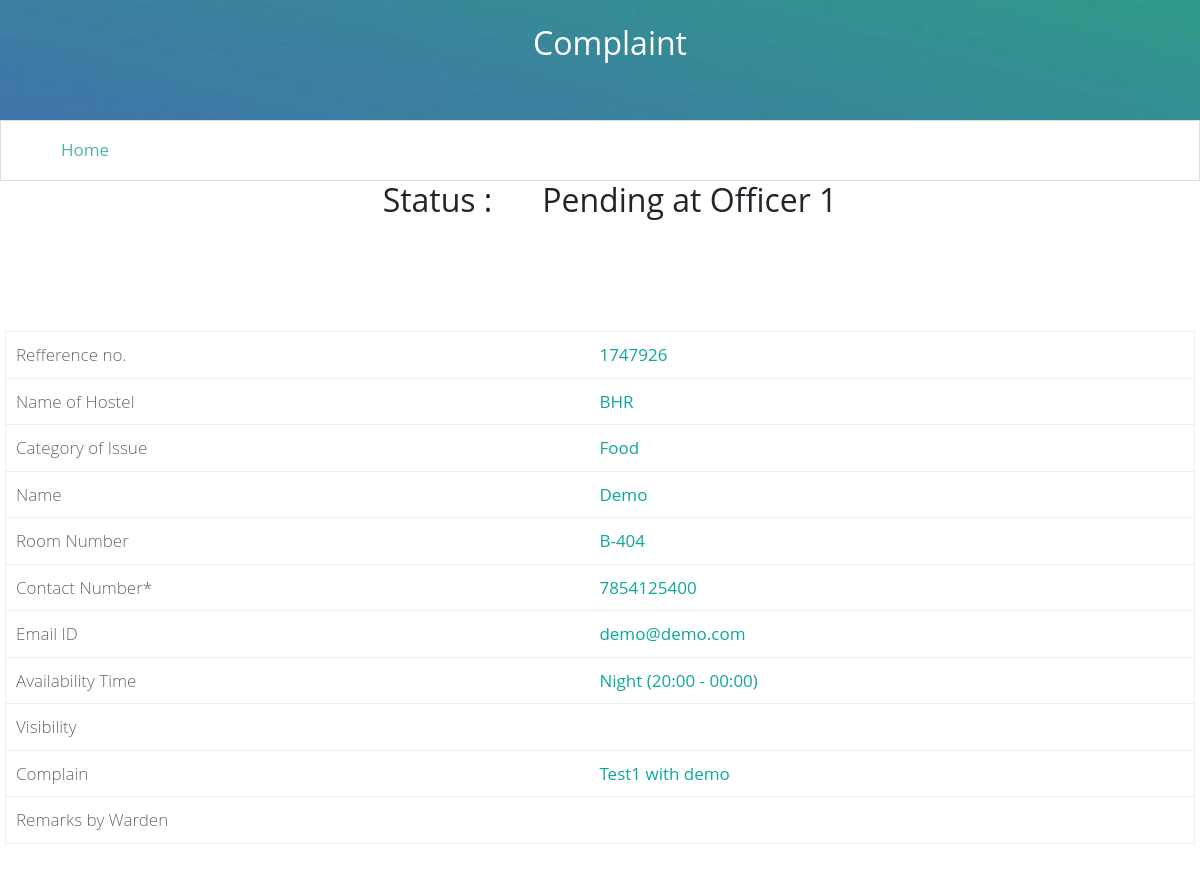
The app's page /status-view.php?ref=1747926, older data.
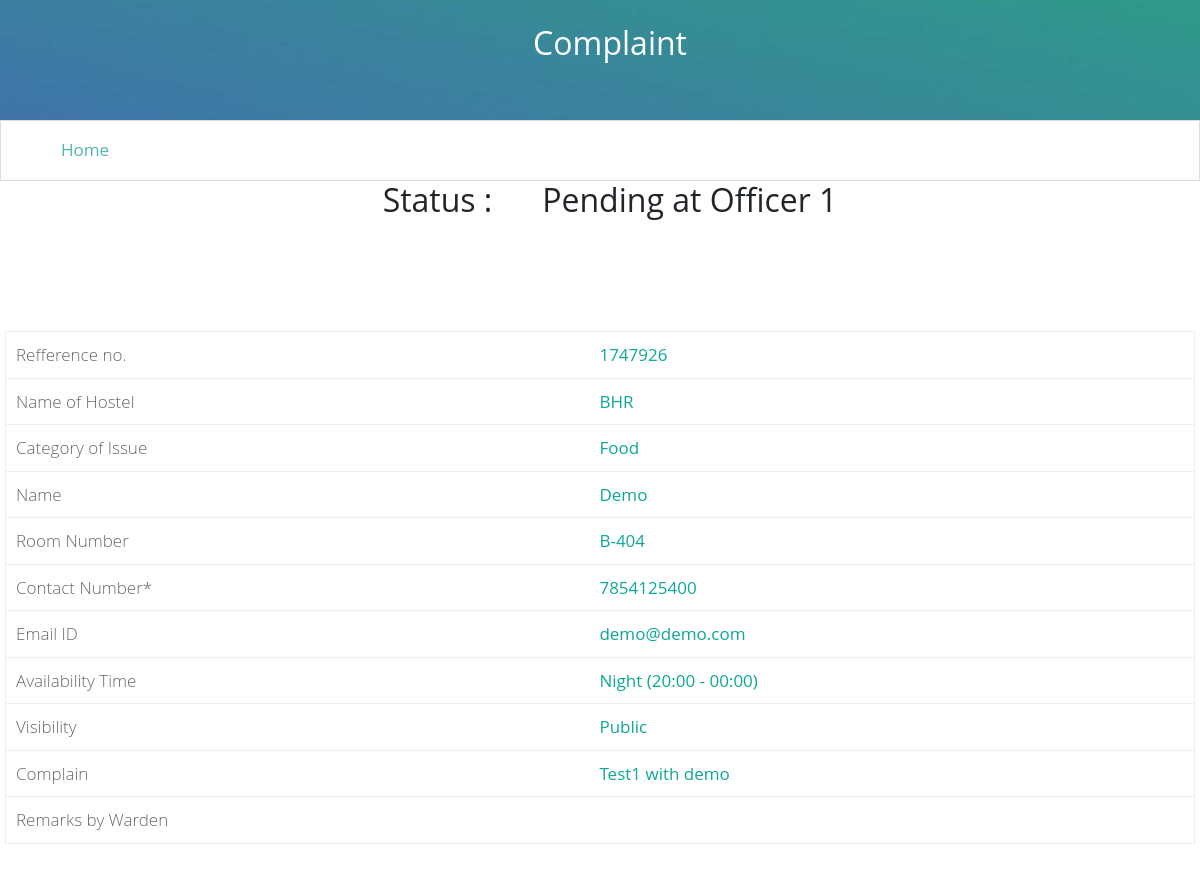
The same page, newer data.
### tables this page shows
CREATE TABLE `cmp_log` (
  `id` int(11) NOT NULL,
  `name` varchar(50) NOT NULL,
  `email` varchar(80) NOT NULL,
  `phone no` varchar(10) NOT NULL,
  `complain` varchar(300) NOT NULL,
  `ref_no` int(100) NOT NULL,
  `nameOfHostel` VARCHAR(100) NOT NULL ,
`CategoryOfIssue` VARCHAR(100) NOT NULL ,
`address` VARCHAR(100) NOT NULL ,
`availability` VARCHAR(100) NOT NULL, 
`remark` varchar(300) 
);

### status-view.php (the view, shortened to what this page needs)
<?php
require './core/config1.php';
$ref = $_GET['ref'];
?>
<!DOCTYPE html>
<html>
<head>
  <link href="https://cdn.jsdelivr.net/npm/bootstrap@5.2.1/dist/css/bootstrap.min.css" rel="stylesheet">
  <link rel="stylesheet" href="./files/css/custom.css">
</head>
<body>
  <div class="animated fadeIn">
    <div class="cover user text-center" style="height:120px;">
      <br>
      <h2>Complaint</h2>
    </div>
    <?php require 'nav-profile.php'; ?>
    <div class="panel-body" style="text-align:center;">
      <h2>Status : &nbsp;&nbsp;&nbsp;&nbsp;
        <?php
        $query2=mysqli_query($conn,"SELECT * FROM `stats` WHERE ref_no='$ref'");
        while( $arry2=mysqli_fetch_array($query2) ) {
          $status=$arry2['status'];
        }
        if($status==1){echo "Pending at Officer 1";}
        ?>
      </h2>
    </div>
    <div class="col-md-auto">
      <div class="col-lg-12 " style="padding-left:5px;padding-right:5px">
        <br><br><br><br>
        <table>
          <?php
          $query1=mysqli_query($conn,"SELECT * FROM `cmp_log` WHERE ref_no='$ref'");
          while( $arry=mysqli_fetch_array($query1) ) {
            $name = $arry['name'];
            $email = $arry['email'];
            $phone_no = $arry['phone no'];
            $hostelname = $arry['nameOfHostel'];
            $complain = $arry['complain'];
            $avail = $arry['availability'];
            $ref = $arry['ref_no'];
            $coi = $arry['CategoryOfIssue'];
            $room=$arry['address'];
            $vi=$arry['visibility'];
            $remarks=$arry['remark'];
          }
          echo "<tr> <td> <b> Refference no. </b> </td>";
          echo "     <td> " . $ref . "</td> </tr>";
          echo "<tr> <td> <b> Name of Hostel </b> </td>";
          echo "     <td> " . $hostelname . "</td> </tr>";
          echo "<tr> <td> <b> Category of Issue </b> </td>";
          echo "     <td> " . $coi . "</td> </tr>";
          echo "<tr> <td> <b> Name </b> </td>";
          echo "     <td> " . $name . "</td> </tr>";
          echo "<tr> <td> <b> Room Number </b> </td>";
          echo "     <td> " . $room . "</td> </tr>";
          echo "<tr> <td> <b> Contact Number* </b> </td>";
          echo "     <td> " . $phone_no . "</td> </tr>";
          echo "<tr> <td> <b> Email ID </b> </td>";
          echo "     <td> " . $email . "</td> </tr>";
          echo "<tr> <td> <b> Availability Time </b> </td>";
          echo "     <td> " . $avail . "</td> </tr>";
          echo "<tr> <td> <b> Visibility </b> </td>";
          echo "     <td style='color: ";
           echo "'> " . $vi. "</td> </tr>";
          echo "<tr> <td> <b> Complain </b> </td>";
          echo "     <td> " . $complain . "</td> </tr>";
          echo "<tr> <td> <b> Remarks by Warden </b> </td>";
          echo "     <td > " . $remarks . "</td> </tr>";
          ?>
        </table>
        <br><br>
      </div>
    </div>
  </div>
</body>
</html>

### nav-profile.php (shortened to what this page needs)
<div class="bar" style="padding-left:0%">
      <div class="btn-group nav-item">
        <button type="button" class="acc" data-toggle="dropdown" aria-haspopup="true" aria-expanded="false">
        </button>
        <a href="profile.php" style="padding-top:14.5px;">Home</a>
      </div>
</div>

### files/css/custom.css (style rules this page uses)
body { font-family:"Gotham A", Gotham, "Gotham SSm A", "Gotham SSm B", "Gotham SSm", "Proxima Nova", "Open Sans", "Helvetica Neue", Helvetica, Arial, sans-serif; font-weight: normal; }
a,a:hover,a:focus,a:visited { color:#4db6ac; text-decoration: none!important; outline: 0px!important; }
a:-webkit-any-link { text-decoration: none!important; }
button { border: 0px; }
.cover { width:100%; height: 260px; background: #4db6ac url('../img/admin.jpg'); background-position: center center; background-size: cover; position: relative; float: left; z-index: 999; color: #fff; }
.cover > h2 { color: #fff; }
table { width:100%; border-left: 1px solid #eee; border-right: 1px solid #eee; font-size: 17px; }
td { padding:10px; border-top: 1px solid #eee; border-bottom: 1px solid #eee; padding-left: 20px; color:#0ea798; }
table b { font-weight: lighter!important; color: #666; }
.bar { width: 100%; height: 61px; background: #fff; position: relative; float: left; padding-left: 20px; padding-top: 1px; border:1px solid #ddd; font-size: 17px; color: #666; }
.acc { border:0px; padding: 15px 30px; background: #fff; color: #4db6ac; font-size: 17px; }
h2 { padding-left: 20px; }
.animated { animation-duration: 1s; animation-fill-mode: both; }
.fadeIn { animation-name: fadeIn; }

### status-view.php (style rules this page uses)
td { padding-left: 10px; }

Row changes from the older to the newer data that the page shows:
changed cmp_log "BHR": visibility (not shown) → "Public"
